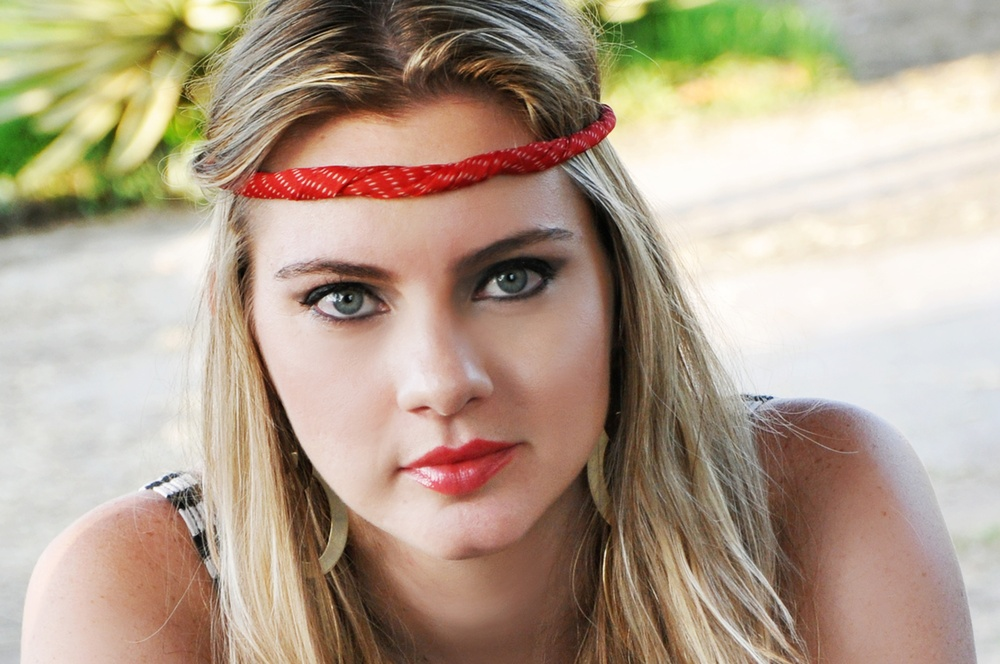
#> input picture bimestre_2/img.jpg, 1000 x 664 px, shrunk from 2200 x 1461 before the run
$ python thresholding.py
#> lines starting #> are read from the running program, lines starting #| are printed output that depends on the picture; after the words box and inside, x2 and y2 are one past the last pixel; in counts of white or black regions, pixels touching at a corner belong together
#> further down, img is the input picture: PIL image 1000x664 RGB; mean R, G, B 178.7, 161.1, 141.8
### bimestre_1/histograma.py
from PIL import Image

def grayscale(image):
    new = Image.new("RGB",(image.size[0],image.size[1]),(0,0,0))
#> new: PIL image 1000x664 RGB; every value is 0
    for i in range(image.size[0]):
        for j in range(image.size[1]):
            p = image.getpixel((i,j))
            media = int((p[0]+p[1]+p[2])/3)
            new.putpixel((i,j),(media,media,media))
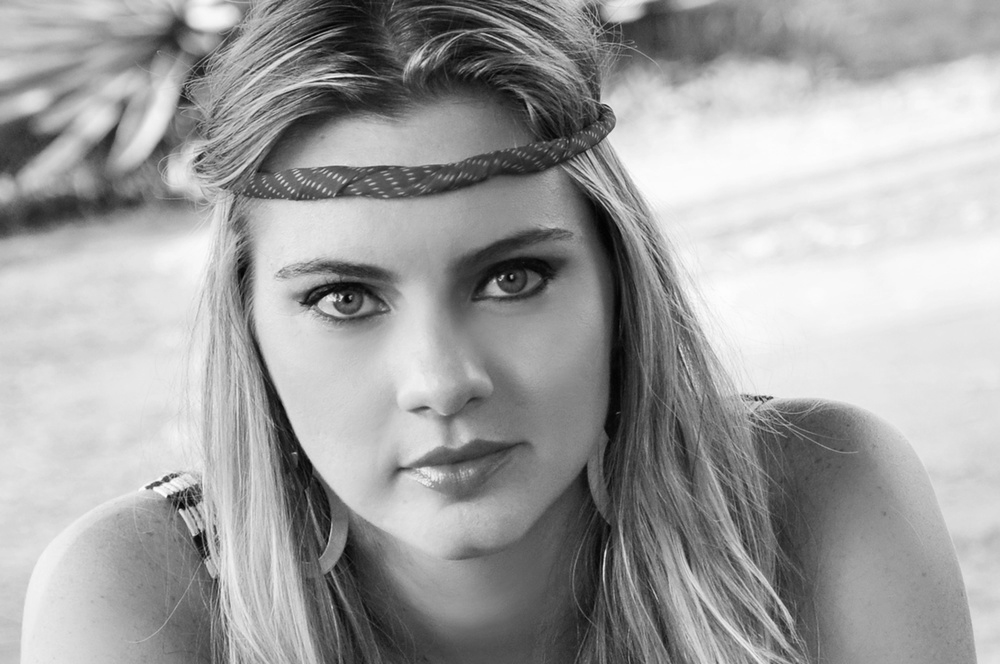
#> new: PIL image 1000x664 RGB; min 1, max 255, mean 160.2
    return new


def histograma(image):
    histogram = []
    for i in range(256):
        histogram.append(0)
    for i in range(image.size[0]):
        for j in range(image.size[1]):
            p = image.getpixel((i,j))
            ind = int((p[0]+p[1]+p[2])/3)
            quant = histogram[ind]
            quant = quant + 1
            histogram[ ind ] = quant
#> after the loop, histogram = 256 values, max 7126 at index 230, min 0 at index 0, mean 2593.8
    return histogram

# [46 lines left out: functions normalizacao, eq, around, returnToImage, histogram_equalization, not called in this run]

### bimestre_2/thresholding.py
import sys
import os

# para poder importar bimestre_1
dir_name = os.path.dirname( os.path.dirname( os.path.realpath(__file__) ) )
sys.path.append(dir_name)

from PIL import Image
from bimestre_1.histograma import grayscale, histograma

def thresholding(image):
    greyed_image = grayscale(image)
    hist = histograma(greyed_image)
#> hist has the same summary as histogram in histograma
    largest = (0,0)
    second_largest = (0,0)
    # encontrar dois picos no histograma
    largest = (max(hist),hist.index(max(hist)))
#> largest = (7126, 230)
    for i in range(len(hist)):
        # print("largest %d minus index %d = %d" % (largest[1],i,abs(largest[1] - i)))
        if(abs(largest[1] - i) > 50):
            if(hist[i] < largest[0] and hist[i] > second_largest[0]):
                second_largest = (hist[i],i)
#> this loop made 256 passes
#> second_largest on passes 2 to 13: (2, 1), (13, 2), (41, 3), (68, 4), (110, 5), (143, 6), (158, 7), (188, 8), (205, 9), (262, 10), (285, 11), (341, 12)
    # print dos picos encontrados
    print("maior pico %d em %d" % (largest[0], largest[1]))
#| maior pico 7126 em 230
    print("segundo maior pico %d em %d" % (second_largest[0], second_largest[1]))
#| segundo maior pico 3552 em 161
    # encontrar o menor ponto do vale entre os dois picos
    if(largest[1] < second_largest[1]):
        x = hist[largest[1]:second_largest[1]]
    else:
        x = hist[second_largest[1]:largest[1]]
#> x = 69 values, max 6457 at index 60, min 2705 at index 6, mean 3709.8
    least = min(x)
#> least = 2705
    threshold = hist.index(least)
#> threshold = 167
    #for i in range(len(hist)):
    #    if(hist[i]==least):
    #        threshold = i
    print("limiar é %d" % threshold)
#| limiar é 167
    # binarizar a partir do threshold
    new = Image.new("RGB",(image.size[0],image.size[1]),(0,0,0))
    for i in range(image.size[0]):
        for j in range(image.size[1]):
            p = greyed_image.getpixel((i,j))
            if(p[0] > threshold):
                new.putpixel((i,j),(255,255,255))
            else:
                new.putpixel((i,j),(0,0,0))
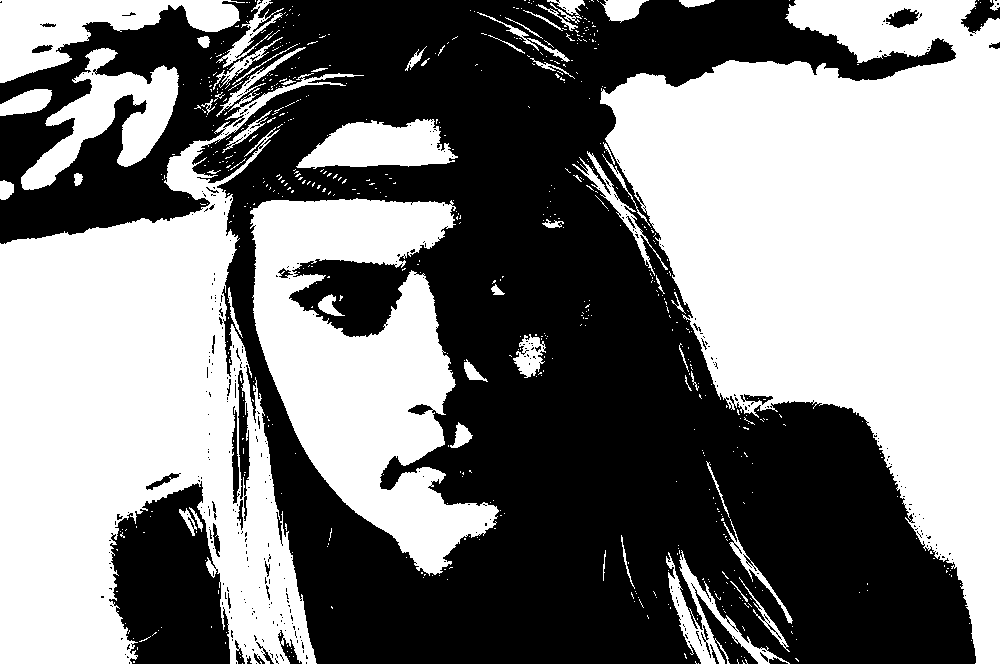
#> new: PIL image 1000x664 RGB; 49.9% white; 661 white regions (604 under 20 px), largest, box (x1, y1, x2, y2) and area: (600, 0, 1000, 664) 143564, (0, 73, 364, 664) 101049, (250, 198, 499, 576) 47495
    return new

img = Image.open("img.jpg")
img = thresholding(img)
img.show()
